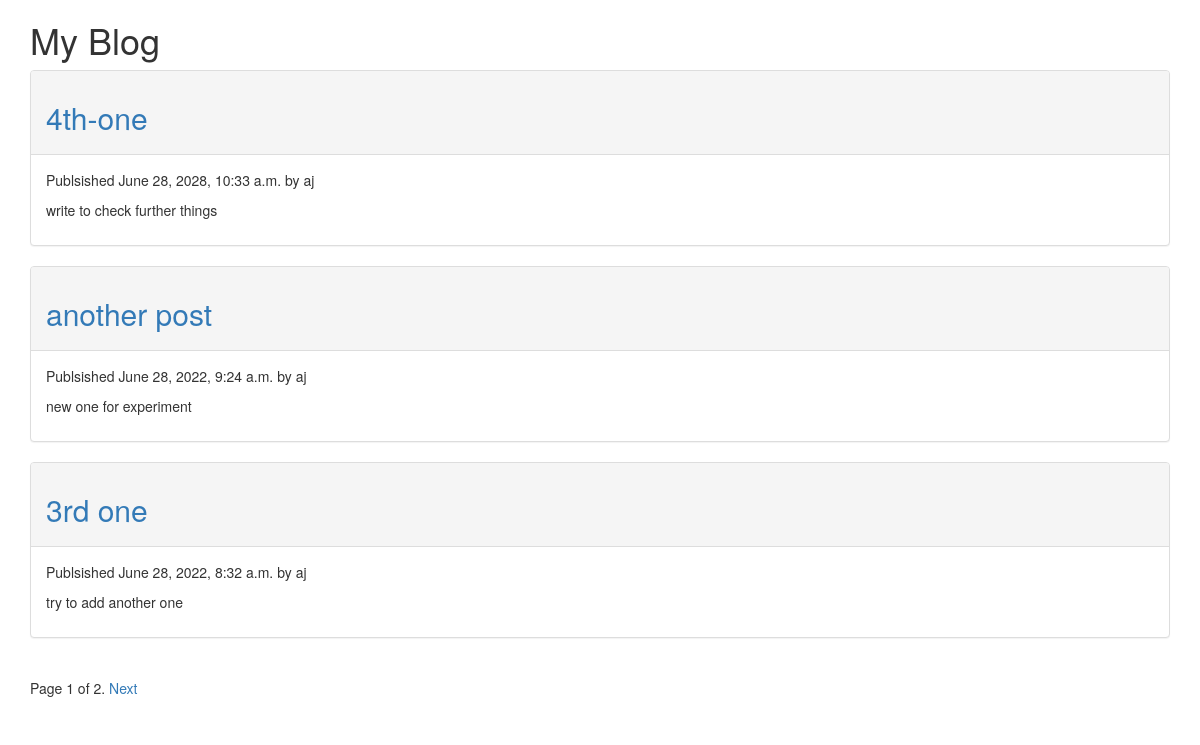
The page / on the database its author committed.
### blog/models.py (models this page shows, shortened)
class Post(models.Model):
	STATUS_CHOICES = (
		('draft','Draft'),
		('published','Published'),
		)
	title = models.CharField(max_length=250)
	slug = models.SlugField(max_length=250,unique_for_date='publish')
	author = models.ForeignKey(User,on_delete=models.CASCADE,
									related_name='blog_posts')#it takes the usser
	body = models.TextField()
	publish = models.DateTimeField(default=timezone.now)
	created = models.DateTimeField(auto_now_add=True)
	updated = models.DateTimeField(auto_now=True)
	status = models.CharField(max_length=10,
								choices=STATUS_CHOICES,
								default='draft')
	objects = models.Manager() # The default manager.
	published = PublishedManager() # Our custom manager.
	class Meta:
		ordering = ('-publish',)
	def get_absolute_url(self):
		return reverse('blog:post_detail',args=[self.title])

### blog/views.py (the view)
# urls.py: path('',views.post_list, name='post_list'),
def post_list(request):
	object_list = Post.published.all()
	paginator = Paginator(object_list, 3) # 3 posts in each page
	page = request.GET.get('page')
	try:
		posts = paginator.page(page)
	except PageNotAnInteger:
		posts = paginator.page(1)
	except EmptyPage:
		posts = paginator.page(paginator.num_pages)
	return render(request,'blog/post/file.html',
						{'page':page,
						'posts':posts})

### blog/models.py (called while the page is built)
	def get_queryset(self):
		return super(PublishedManager,self).get_queryset().filter(status='published')

### templates/blog/post/file.html (shortened to what this page needs)
{% extends "blog/base.html" %}
{% block content %}
   <h1>My Blog</h1>
   {% for post in posts %}
    <div class="panel panel-default">
      <div class= "panel-heading">
      <h2>
   	    <a href ="{{ post.get_absolute_url }}">{{ post.title }}
      </a>
   </h2></div>
   <div class = "panel-body">
   <p>
     Publsished {{ post.publish }} by {{ post.author }}
     </p>
     {{ post.body|truncatewords:30|linebreaks }}
     </div>
   </div>
     {% endfor %}
     {% include "blog/post/pagination.html" with page=posts %}
{% endblock %}

### templates/blog/base.html (shortened to what this page needs)
{% load static %}
{% load bootstrap3 %}
<!DOCTYPE html>
<html lang="en">
<head>
	{% bootstrap_css %}
</head>
<body>
	<div class="container">
	{% block content %}
	{% endblock %}
</div>
</body>
</html>

### templates/blog/post/pagination.html (shortened to what this page needs)
<div class="pagination">
<span class="step-links">
<span class="current">
Page {{ page.number }} of {{ page.paginator.num_pages }}.
</span>
{% if page.has_next %}
<a href="?page={{ page.next_page_number }}">Next</a>
{% endif %}
</span>
</div>

### rows shown on the page
Post: title "4th-one", publish "June 28, 2028, 10:33 a.m.", author "aj", body "write to check further things"
Post: title "another post", publish "June 28, 2022, 9:24 a.m.", author "aj", body "new one for experiment"
Post: title "3rd one", publish "June 28, 2022, 8:32 a.m.", author "aj", body "try to add another one"

### other values the page prints
{{ page.number }} "1"
{{ page.paginator.num_pages }} "2"
